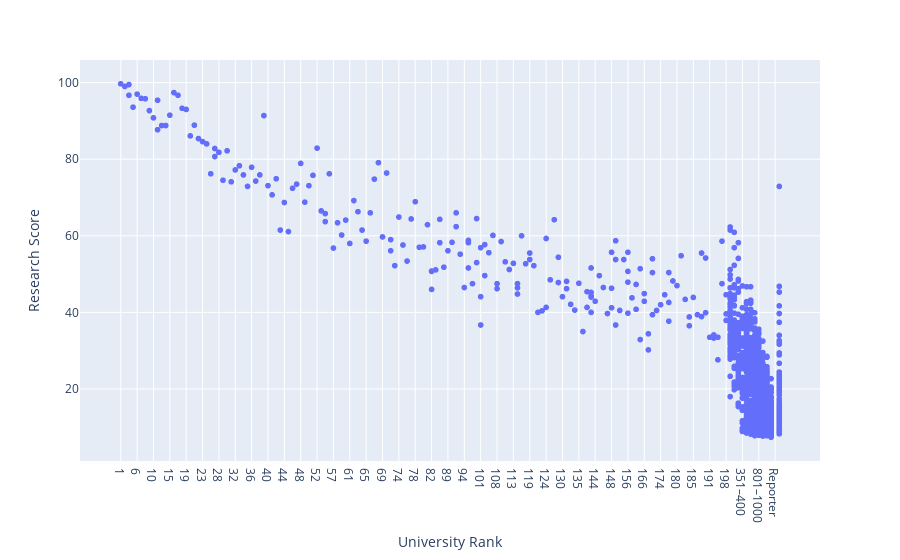

This figure's notebook cell:
### Code cell
px.scatter(df, x="University Rank", y="Research Score")

### Figure 1 — Plotly figure (JSON) as saved in the notebook; plotly's stock layout.template omitted (floating-point values rounded to 4 significant figures; data arrays with more than 128 entries replaced by an {"elided": "..."} marker saying what was removed)
{"data": [{"hovertemplate": "University Rank=%{x}<br>Research Score=%{y}<extra></extra>", "legendgroup": "", "marker": {"color": "#636efa", "symbol": "circle"}, "mode": "markers", "name": "", "showlegend": false, "type": "scattergl", "x": {"elided": "2341 str values"}, "xaxis": "x", "y": {"elided": "2341 float values"}, "yaxis": "y"}], "layout": {"legend": {"tracegroupgap": 0}, "margin": {"t": 60}, "xaxis": {"anchor": "y", "domain": [0, 1], "title": {"text": "University Rank"}}, "yaxis": {"anchor": "x", "domain": [0, 1], "title": {"text": "Research Score"}}}}
